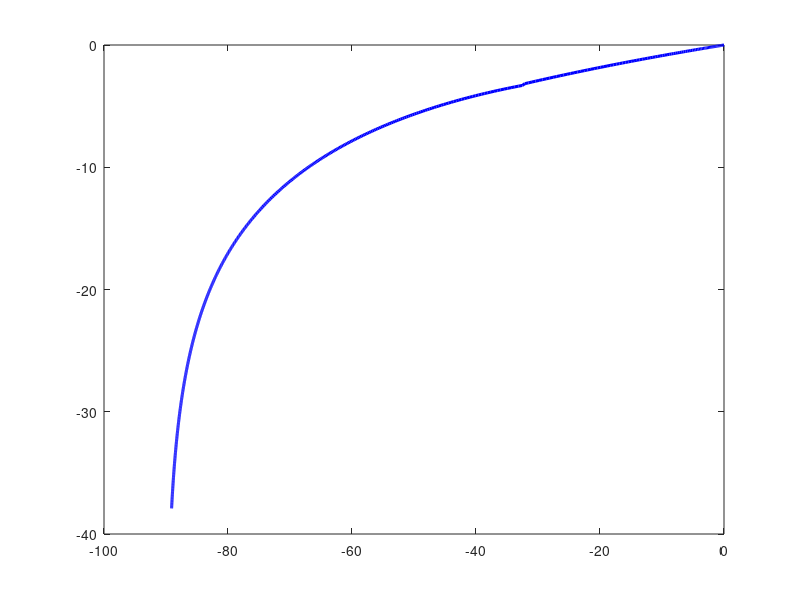

Write MATLAB code to recreate this figure. (Note: this script raises an error after producing the figure.)
clear; clc; close all
%%

% 1. Frequency ratio vector definition
n = 1000;
w = logspace(-1, 2, n);  % w = w / w_onset (0.1 to 100)

% 2. Preallocate vectors
A   = zeros(size(w));
phi = zeros(size(w));   % in radians

% 3. Region Masks
reg1 = (w < 1.0);
reg2 = (w >= 1.0) & (w < 1.862);
reg3 = (w >= 1.862);

% --- Region I: No saturation ---
A(reg1)   = 1.0;
phi(reg1) = 0.0;

% --- Region II: Transition (Cubic spline) ---
alpha = w(reg2);
A(reg2)   = 0.2908*alpha.^3 - 1.4396*alpha.^2 + 1.9232*alpha + 0.223;
phi(reg2) = 0.5280*alpha.^3 - 2.6213*alpha.^2 + 3.5056*alpha - 1.4171;

% --- Region III: Fully developed saturation ---
varpi = 1.0 ./ w(reg3);
A(reg3)   = (4.0 * varpi) / pi;
phi(reg3) = -acos((pi * varpi) / 2.0);

% 4. Convert to dB and Degrees for Nichols Plot
mag_db  = 20 * log10(A);     % Gain in dB
phi_deg = phi * (180 / pi);  % Phase in degrees

% =========================================================================
% METHOD A: Direct Nichols Plotting with M- and N-circles grid (ngrid)
% =========================================================================
figure('Name', 'Nichols Chart', 'Color', 'w', 'Position', [150, 150, 800, 600]);

% Plot Nichols Curve
plot(phi_deg, mag_db, 'b-', 'LineWidth', 2.2, 'DisplayName', 'Describing Function N(w)');
hold on;

% Overlay Nichols Grid (Constant closed-loop magnitude and phase curves)
ngrid;

% Highlight region transition boundaries
idx_r1_r2 = find(w >= 1.0, 1, 'first');
idx_r2_r3 = find(w >= 1.862, 1, 'first');

plot(phi_deg(idx_r1_r2), mag_db(idx_r1_r2), 'ro', 'MarkerSize', 8, ...
    'MarkerFaceColor', 'r', 'DisplayName', 'Region I/II Boundary (\omega/\omega_{onset} = 1.0)');

plot(phi_deg(idx_r2_r3), mag_db(idx_r2_r3), 'go', 'MarkerSize', 8, ...
    'MarkerFaceColor', 'g', 'DisplayName', 'Region II/III Boundary (\omega/\omega_{onset} = 1.862)');

% Axis Limits and Labels
xlim([-100, 10]);
ylim([-40, 5]);
xlabel('Phase (degrees)', 'FontSize', 11, 'FontWeight', 'bold');
ylabel('Magnitude (dB)', 'FontSize', 11, 'FontWeight', 'bold');
title('Nichols Chart for Actuator Saturation Describing Function', 'FontSize', 12);
legend('Location', 'southwest');
hold off;

% =========================================================================
% METHOD B: Using MATLAB Control System Toolbox (FRD Object)
% =========================================================================
% Complex describing function N(w) = A * exp(j*phi)
N_complex = A .* exp(1i * phi);
sys_frd   = frd(N_complex, w);

figure('Name', 'Nichols Chart', 'Color', 'w');

figure;
nichols(-1/sys_frd,'k--');
ngrid;
title('Nichols Chart of the Negative Inverse Describing Function (by using FRD)');
